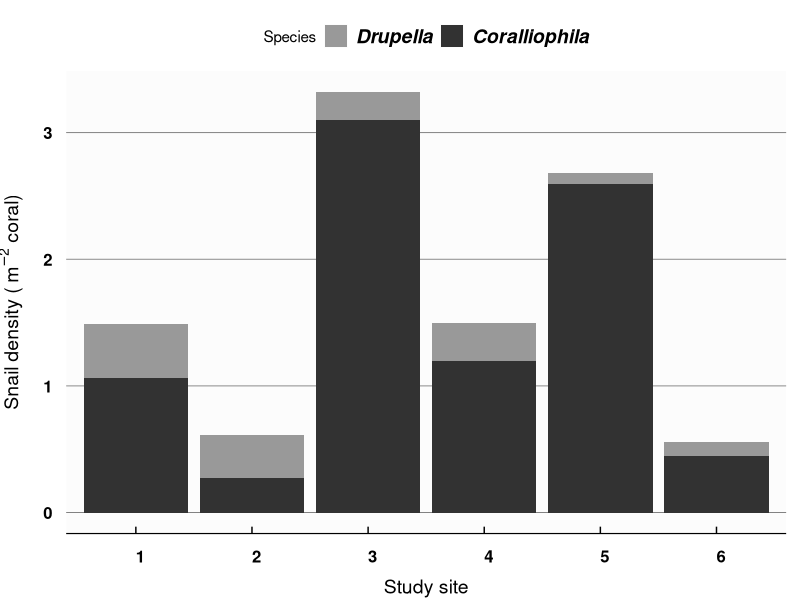

The R source for this figure:
## ---- chunk 1

rm(list=ls()) # Clear workspace
knitr::opts_knit$set(root.dir = '/tmp') #Set directory at current directory for all subsequent chunks
options(scipen = 50) # Have all numbers in non-scientific notation

library(plyr) # Join (vlookup)
library(tidyverse) # Data manipulation and plotting
library(readxl) # Import excel sheets
library(htmlTable) # Data table
library(ggthemes) # pretty plots

## ---- chunk 2

# Load raw data
db.0raw <- read_excel("Benthic surveys_DATABASE_04_Selection.xlsx", sheet = "Data")

# Select relevant columns
db.1clean <- db.0raw[c(3, 19, 39, 40, 44, 45)]
db.1clean$Site <- as.factor(db.1clean$Site)

# Convert abundances to densities
db.2 <- as.data.frame(append(db.1clean, list(COTS.density = db.1clean$COTS.abundance / 100 * 10000, # /ha
                                             Culcita.density = db.1clean$Culcita.abundance / 100 * 10000, # /ha
                                             Coralliophila.density = db.1clean$Coralliophila.abundance / 20, # /m2
                                             Drupella.density = db.1clean$Drupella.abundance / 20)))

# Convert snail density per meter of reef (/m2) to density per meter of coral (/m2 coral)

## Set minimum coral cover at 5% to prevent division by zero
db.2$Hard.coral.pct <- ifelse(db.2$Hard.coral.pct < 5, 5, db.2$Hard.coral.pct)

## Calculate densities
db.2 <- as.data.frame(append(db.2,
        list(Coralliophila.densitycoral = db.2$Coralliophila.density / (db.2$Hard.coral.pct/100), # /m2 coral
             Drupella.densitycoral = db.2$Drupella.density / (db.2$Hard.coral.pct/100)))) # /m2 coral

# Select relevant columns
db.2 <- db.2[c(1, 7, 8, 11, 12)]

# Average Densities per Site
db.2avg <- db.2  %>%  
  group_by(Site) %>% 
  dplyr::summarise(COTS = mean(COTS.density, na.rm = TRUE),
                   Culcita = mean(Culcita.density, na.rm = TRUE),
                   Coralliophila = mean(Coralliophila.densitycoral, na.rm = TRUE),
                   Drupella = mean(Drupella.densitycoral, na.rm = TRUE))

# Sum of both corallivorous snails
db.2avg <- as.data.frame(append(db.2avg, list(Snails = db.2avg$Coralliophila + db.2avg$Drupella)))

# Wide to long
db.2avg <- gather(db.2avg, Species, Density, COTS:Snails, factor_key=TRUE)

# Select snails
db.3Snail <- subset(db.2avg, Species == "Coralliophila" | Species == "Drupella" )

# Order, so that Coralliophila comes first (at bottom in graph)
db.3Snail$Species <- factor(db.3Snail$Species, ordered = T, levels = c("Drupella", "Coralliophila"))

## ---- chunk 3

# Stacked bar Corallivorous snails
ggplot(db.3Snail, aes(fill=Species, y=Density, x=Site)) + 
    geom_bar(position="stack", stat="identity")+
    scale_fill_manual(values = c( "#999999", "#323232"))+
    labs(y = expression(paste("Snail density ( ", m^-2," coral)")), x = "Study site")+
    theme_economist()+
    theme(
      axis.title.x = element_text(color="black", vjust=-2, size = 14),
      axis.text.x=element_text(size=12, face = "bold", vjust=0.5, hjust=0),
      axis.title.y = element_text(color="black" , vjust=4, size = 14),
      axis.text.y=element_text(size=12, face = "bold", vjust=0.5),
      legend.text = element_text(size = 14, face = "bold.italic"),
      panel.background = element_rect(fill = "#FCFCFC"),
      plot.background = element_rect(fill = "#FFFFFF"),
      panel.grid.major = element_line(colour = "#797979", size = 0.3)
      )
ggsave("Snails.tiff", width = 23, height = 10, units = "cm", dpi=1200, compression = "lzw")
